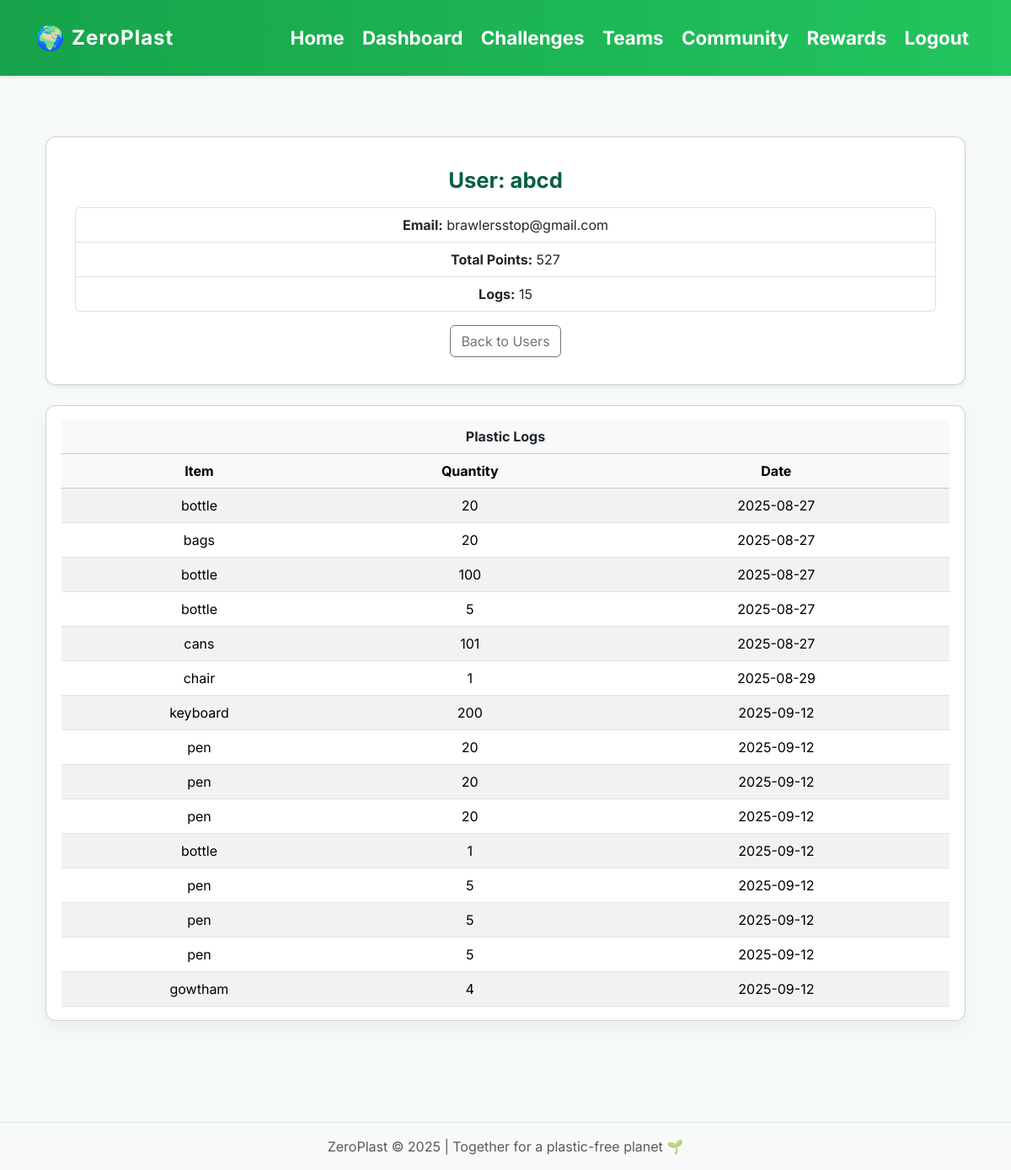
Screenshot of /admin/admin/user/3 (signed in) with the database file from the repository.
### models.py (models this page shows)
class User(UserMixin, db.Model):
    id = db.Column(db.Integer, primary_key=True)
    username = db.Column(db.String(150), unique=True)
    password = db.Column(db.String(150))
    email = db.Column(db.String(150), unique=True)
    role = db.Column(db.String(20), default='user')
    logs = db.relationship('PlasticLog', backref='user')

class PlasticLog(db.Model):
    id = db.Column(db.Integer, primary_key=True)
    item = db.Column(db.String(150))
    quantity = db.Column(db.Integer)
    created_at = db.Column(db.DateTime, default=datetime.utcnow)
    user_id = db.Column(db.Integer, db.ForeignKey('user.id'))

### routes/admin.py (the view)
@admin_bp.route('/admin/user/<int:user_id>')
@login_required
def user_detail(user_id):
    user = models.User.query.get_or_404(user_id)
    total_points = sum(p.delta for p in models.PointsLog.query.filter_by(user_id=user.id).all())
    user.total_points = total_points
    return render_template('user.html', user=user)

### main.py (called while the page is built)
@login_manager.user_loader
def load_user(user_id):
    return models.User.query.get(int(user_id))

### templates/user.html
{% extends "base.html" %}
{% block content %}
<div class="container py-4">
  <div class="card shadow-sm mb-4">
    <div class="card-body">
      <h2 class="fw-bold mb-3">User: {{ user.username }}</h2>
      <ul class="list-group mb-3">
        <li class="list-group-item"><strong>Email:</strong> {{ user.email }}</li>
        <li class="list-group-item"><strong>Total Points:</strong> {{ user.total_points }}</li>
        <li class="list-group-item"><strong>Logs:</strong> {{ user.logs|length }}</li>
      </ul>
  <a href="{{ url_for('admin.admin') }}#users" class="btn btn-outline-secondary">Back to Users</a>
    </div>
  </div>
  {% if user.logs %}
  <div class="card mb-4">
    <div class="card-header bg-light fw-bold">Plastic Logs</div>
    <div class="card-body p-0">
      <table class="table table-striped mb-0">
        <thead class="table-light">
          <tr>
            <th>Item</th>
            <th>Quantity</th>
            <th>Date</th>
          </tr>
        </thead>
        <tbody>
          {% for log in user.logs %}
          <tr>
            <td>{{ log.item }}</td>
            <td>{{ log.quantity }}</td>
            <td>{{ log.created_at.strftime('%Y-%m-%d') }}</td>
          </tr>
          {% endfor %}
        </tbody>
      </table>
    </div>
  </div>
  {% endif %}
</div>
{% endblock %}

### static/css/styles.css (style rules this page uses)
body { font-family: 'Inter', 'Segoe UI', Tahoma, Geneva, Verdana, sans-serif; background: #f6faf7; color: #1f2937; margin: 0; padding: 0; }
h2 { font-size: 1.6rem; margin: 4px 0 14px 0; color: #065f46; }
.card { flex: 1; min-width: 200px; background: #ffffff; padding: 16px 18px; border-radius: 12px; box-shadow: 0 10px 18px rgba(6, 95, 70, 0.06); text-align: center; }

### rows the page displays
User: username "abcd", email "brawlersstop@gmail.com"
PlasticLog: item "bottle", quantity "20", created_at "2025-08-27"
PlasticLog: item "bags", quantity "20", created_at "2025-08-27"
PlasticLog: item "bottle", quantity "100", created_at "2025-08-27"
PlasticLog: item "bottle", quantity "5", created_at "2025-08-27"
PlasticLog: item "cans", quantity "101", created_at "2025-08-27"
PlasticLog: item "chair", quantity "1", created_at "2025-08-29"
PlasticLog: item "keyboard", quantity "200", created_at "2025-09-12"
PlasticLog: item "pen", quantity "20", created_at "2025-09-12"
PlasticLog: item "pen", quantity "20", created_at "2025-09-12"
PlasticLog: item "pen", quantity "20", created_at "2025-09-12"
PlasticLog: item "bottle", quantity "1", created_at "2025-09-12"
PlasticLog: item "pen", quantity "5", created_at "2025-09-12"
PlasticLog: item "pen", quantity "5", created_at "2025-09-12"
PlasticLog: item "pen", quantity "5", created_at "2025-09-12"
PlasticLog: item "gowtham", quantity "4", created_at "2025-09-12"

### other values shown
{{ user.total_points }} "527"
{{ user.logs|length }} "15"
